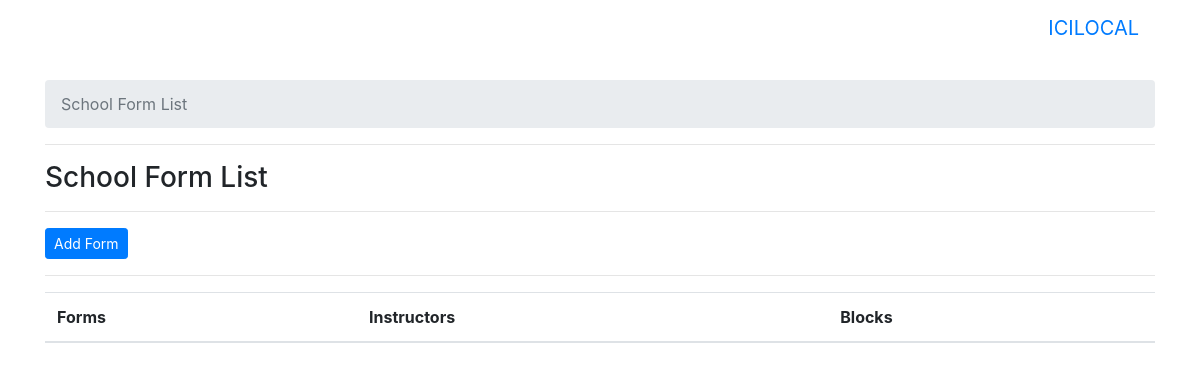
Page /schoolform/ on the earlier database version.
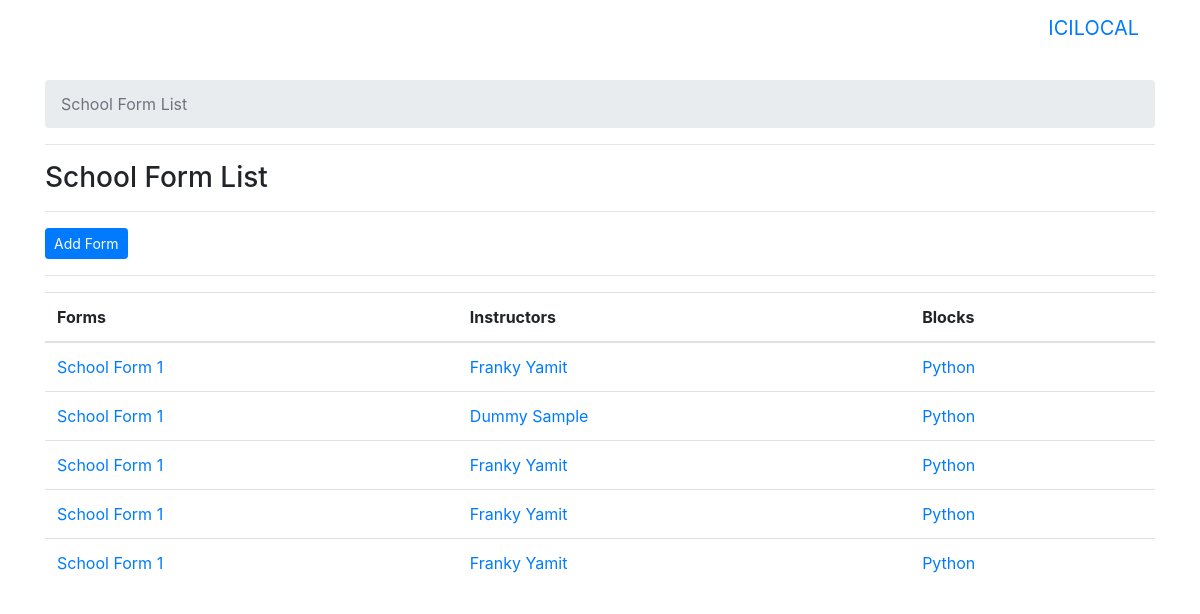
Same page on the later database version.
### schoolforms/models.py (models this page shows, shortened)
class SchoolForm(models.Model):
	form_name=models.CharField(max_length=60, default="School Form 1")
	block=models.ForeignKey(Block, on_delete=models.CASCADE)
	instructor=models.ForeignKey(Instructor, on_delete=models.CASCADE)
	student=models.ForeignKey(Student, on_delete=models.CASCADE)

### instructor/models.py (models this page shows, shortened)
class Instructor(models.Model):
	user=models.ForeignKey(User, on_delete=models.CASCADE)
	contact=models.CharField(max_length=13, blank=True)

### blocks/models.py (models this page shows, shortened)
class Block(models.Model):
	block_name=models.CharField(max_length=60, unique=True)
	date_add=models.DateField(auto_now=False, auto_now_add=True)
	date_updated=models.DateField(auto_now=True, auto_now_add=False)

### schoolforms/views.py (the view)
def schoolFormList(request):
	schoolform_list=SchoolForm.objects.all()
	context={
		"title": "school form list",
		"schoolformlist": schoolform_list,
	}
	return render(request, "schoolforms/schoolform_list.html", context)

### templates/schoolforms/schoolform_list.html
{% extends "base.html" %}
{% block breadcrumb %}
<ol class="breadcrumb">
  <li class="breadcrumb-item active">{{title|title}}</li>
</ol>
<hr>
{% endblock %}
{% block content %}
<h3>{{title|title}}</h3>
<hr>
<a href="#" class="btn btn-primary btn-sm" type="button">Add Form</a>
<hr>
<table id="myList" class="table table-hover">
    <thead>
        <tr>
        	<th>Forms</th>
            <th>Instructors</th>
            <th>Blocks</th>
        </tr>
    </thead>
    <tbody>
    	{% for list in schoolformlist %}
        <tr>
            <td><a href="#">{{list.form_name|title}}</a></td>
            <td><a href="{% url 'instructor:detail' list.instructor.id %}">{{list.instructor.user.get_full_name|title}}</a></td>
            <td><a href="{% url 'block:detail' list.block.id %}">{{list.block.block_name|title}}</a></td>
        </tr>
        {% endfor %}
    </tbody>
</table>
{% endblock %}

### templates/base.html (shortened to what this page needs)
{% load staticfiles %}
{% load crispy_forms_tags %}
{% load tz %}
<!DOCTYPE html>
<html lang="en">
<head>
	<link rel="stylesheet" href="https://maxcdn.bootstrapcdn.com/bootstrap/4.0.0-alpha.6/css/bootstrap.min.css">
	<link rel="stylesheet" href="{% static 'datatables.min.css' %}">
</head>
<body>
	<nav class="navbar navbar-toggleable-md navbar-inverse bg-inverse fixed-top">
		<div class="container">
			<button class="navbar-toggler navbar-toggler-right" type="button" data-toggle="collapse" data-target="#navbarNavDropdown" aria-controls="navbarNavDropdown" aria-expanded="false" aria-label="Toggle navigation">
		    <span class="navbar-toggler-icon"></span>
		  </button>
		  <a class="navbar-brand" href="{% url 'student:list' %}">ICILOCAL</a>
		</div>
	</nav>
	<div class="container" style="margin-top: 80px; margin-bottom: 100px;">
		{% block breadcrumb %}
		{% endblock %}
		{% block content %}
		{% endblock %}
	</div>
</html>

Differences in the rows shown:
added SchoolForm: form_name "School Form 1", instructor.user.get_full_name "Franky Yamit", block.block_name "Python"
added SchoolForm: form_name "School Form 1", instructor.user.get_full_name "Dummy Sample", block.block_name "Python"
added SchoolForm: form_name "School Form 1", instructor.user.get_full_name "Franky Yamit", block.block_name "Python"
added SchoolForm: form_name "School Form 1", instructor.user.get_full_name "Franky Yamit", block.block_name "Python"
added SchoolForm: form_name "School Form 1", instructor.user.get_full_name "Franky Yamit", block.block_name "Python"
